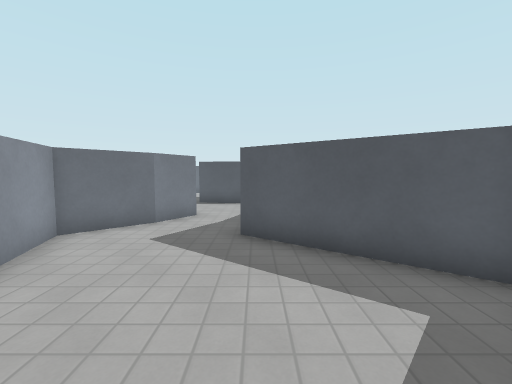
View 1 (above)

22 first-person views from a walk through a 3-D level made in the Godot game engine. The camera is 1.4 m above the floor, tilts 4° down and sees 90° across. The floor is counted in squares, 1 m on a side. Each view is taken from the middle of a square. On the plan, view 1 faces up. The plan holds only what a view shows up to about 13 squares ahead; the rest is blank. The place goes on beyond the plan. Characters and animated objects are not drawn. Surface patterns are stand-ins for the level's own textures.

View 2
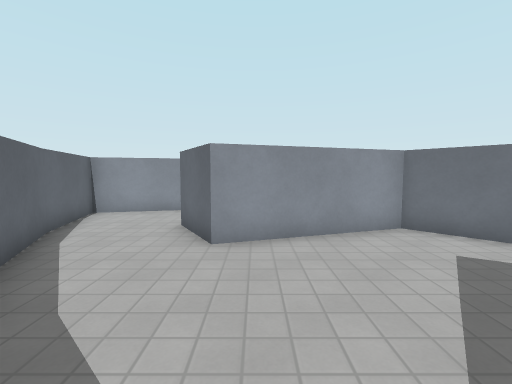

View 3
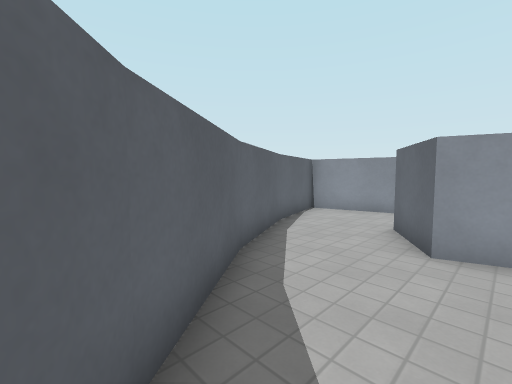

View 4
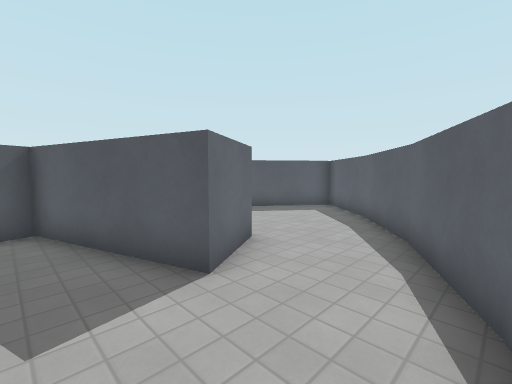

View 5
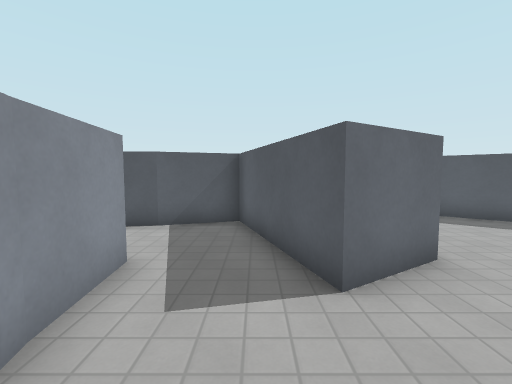

View 6
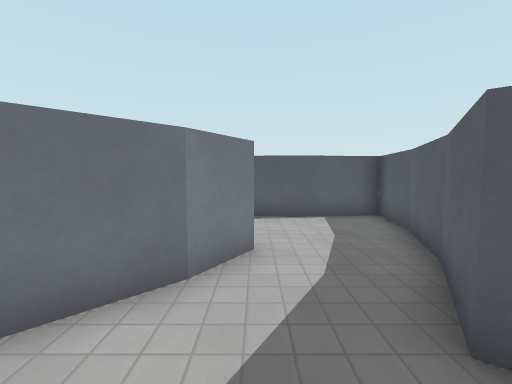

View 7
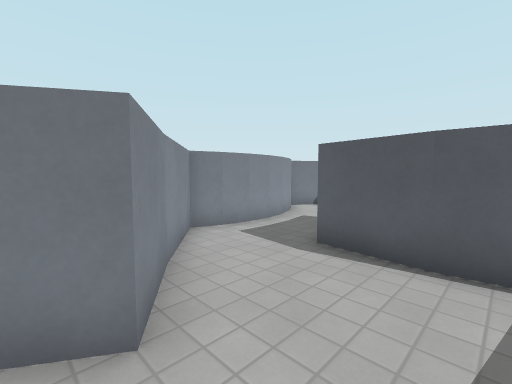

View 8
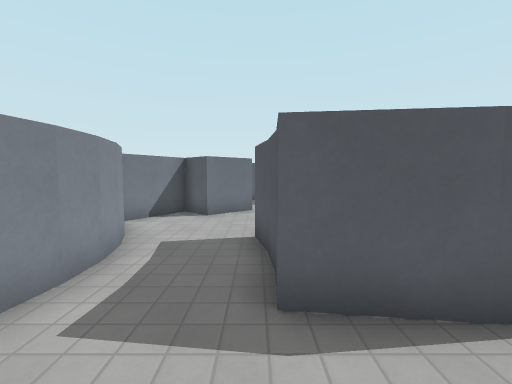

View 9
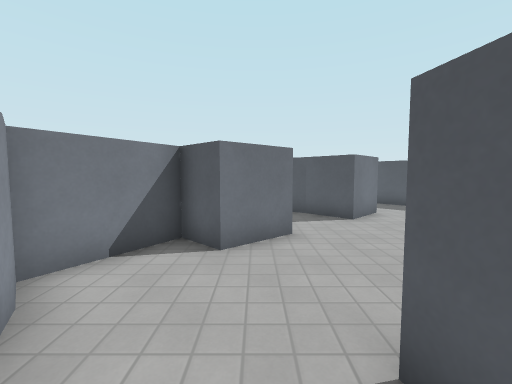

View 10
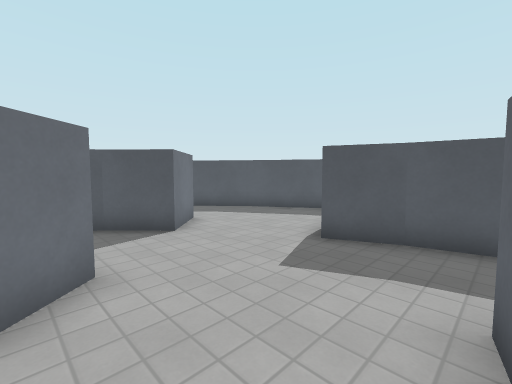

View 11
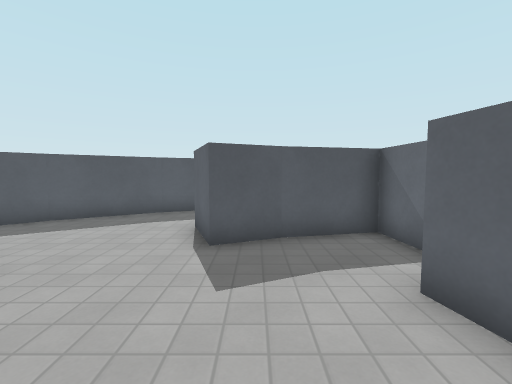

View 12
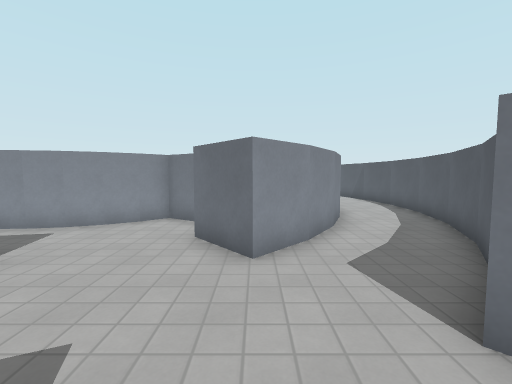

View 13
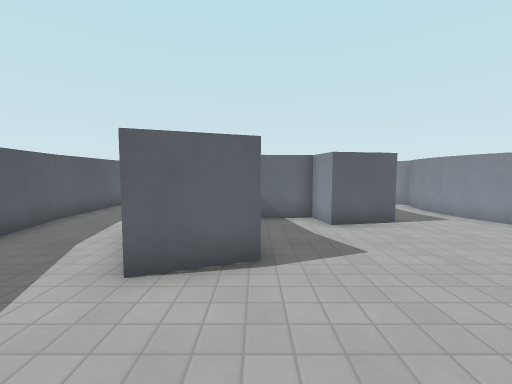

View 14
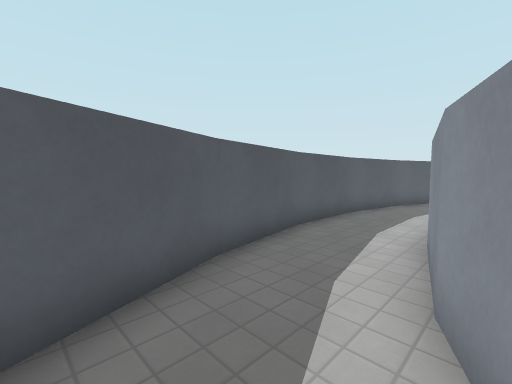

View 15
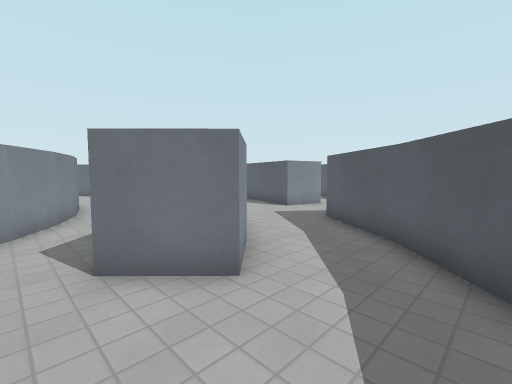

View 16
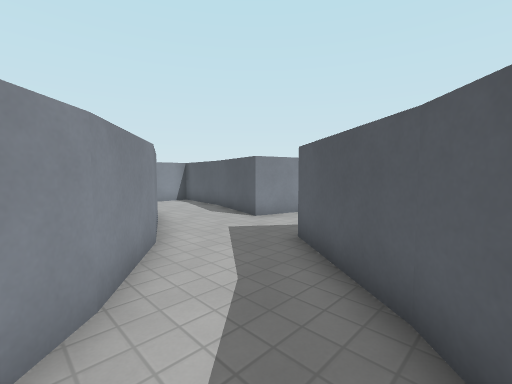

View 17
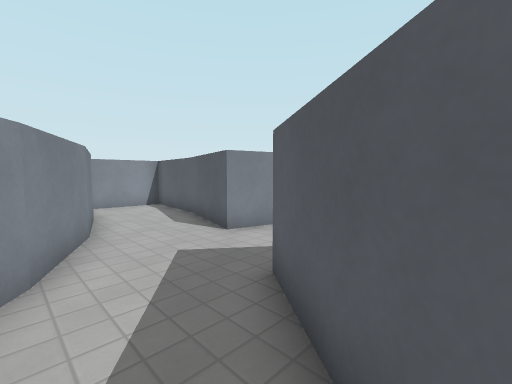

View 18
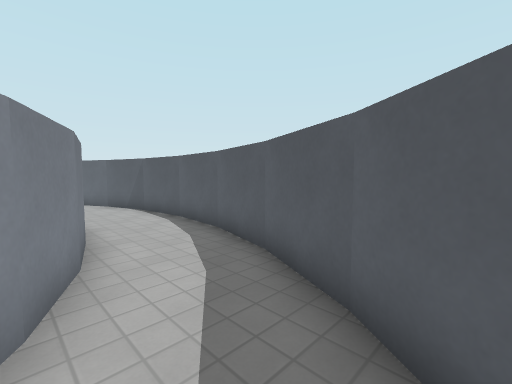

View 19
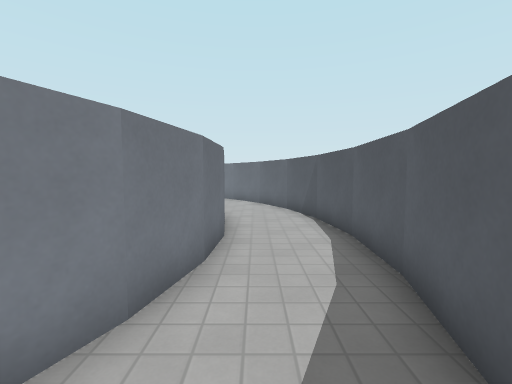

View 20
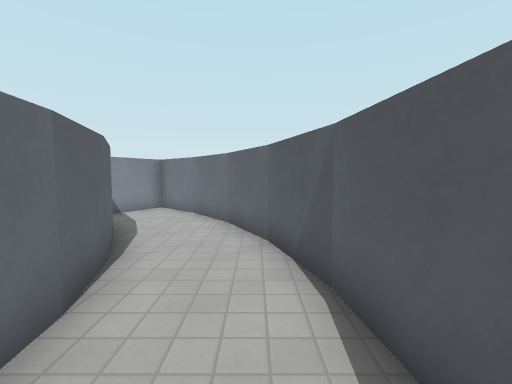

View 21
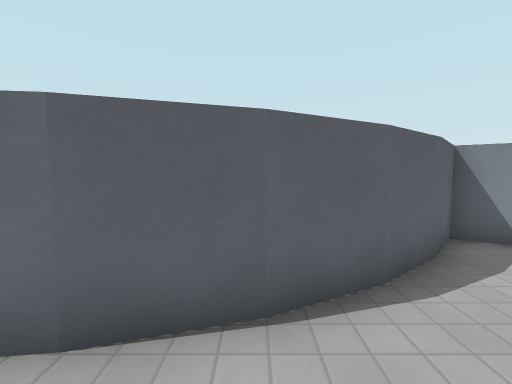

View 22
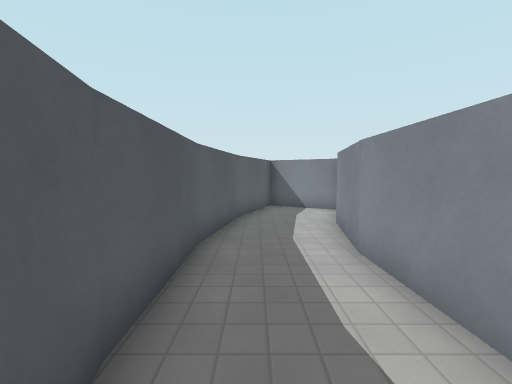

### Floor plan
Points are (right, up) in squares from view 1. A wall is a line through its corners. A room is listed if a view was taken in it or the views show most of it. See-through windows are left out.
Room 1 (views 1, 2, 3, 4, 5, 6, 7)
walls: (1.4, 0.4) (3.7, 2.9) (-0.4, 5.9) (0.9, 8); (-4.1, -3) (-1.1, -1.5) (1.6, 0.5); (-2.9, 7.4) (-4.5, 5.7) (-3, 1.1) (-5, -0.1) (-5.7, 2); (-8.1, 1.1) (-7.9, -1); (-7.9, -0.8) (-7.2, -3.9) (-4, -3); (-2, 8.7) (-2.9, 7.3)
ways out: opening at (-1, 8) to room 2; opening at (-7, 0.5)
Room 2 (views 8, 9, 10, 11)
walls: (-2.7, 13.5) (-2.8, 14.5) (-3, 15.7); (-0.7, 12.3) (-2.8, 12.6) (-2.7, 13.6); (-3.8, 9.8) (-2, 8.7); (-5.6, 12.4) (-5.9, 11.5) (-3.7, 9.8); (-5.4, 13.3) (-5.6, 12.3); (-5.7, 15.1) (-5.5, 14.1) (-5.5, 13.1); (-6.1, 15.9) (-5.7, 15); (1.8, 10.1) (2.2, 12.6) (-0.9, 12.3); (0.9, 7.9) (1.8, 10.2); (-6.6, 16.7) (-6, 15.7); (-4.6, 18.6) (-5.6, 19.6) (-7.1, 17.2) (-6.4, 16.5)
ways out: opening at (-1, 8) to room 1; opening at (-4, 17.5) to room 4
Room 3 (views 12, 13, 14, 15, 16, 17, 22)
walls: (0.9, 18.9) (2.8, 19.6); (2.9, 19.3) (3.5, 18); (3.5, 18.1) (4.1, 15.3); (3.7, 24.2) (1.4, 26.7); (-1, 24.7) (0.5, 23.2) (-1, 21.8); (5.4, 21.4) (3.6, 24.2); (1.5, 26.6) (-1.4, 28.7); (6.6, 18.3) (5.3, 21.5); (4.1, 15.2) (4.2, 12.4); (7.2, 15.1) (6.5, 18.5); (4.2, 12.5) (3.7, 9.7); (-5.6, 27.3) (-3.1, 26.2) (-0.9, 24.6); (-3.9, 30.5) (-4, 30) (-5.7, 30.5); (-8.1, 28) (-5.5, 27.3); (6.5, 8.6) (7.1, 11.9) (7.1, 15.2); (2.7, 7) (5.4, 5.6) (6.6, 8.7); (-10.7, 30.6) (-10.8, 28.5)
ways out: opening at (-0.5, 20.5) to room 4
Room 4 (view 18)
walls: (-1, 21.8) (-2.3, 23.2); (-4.4, 21.2) (-3.1, 19.9) (-4.6, 18.6); (-3, 15.7) (-1.1, 16.1) (-0.8, 14.8) (2.1, 15.1) (1.5, 17.5); (1.6, 17.4) (0.9, 18.9); (-2.1, 23.1) (-4.2, 24.5); (-5.8, 22.1) (-4.3, 21.1)
ways out: opening at (-4, 17.5) to room 2; opening at (-0.5, 20.5) to room 3; opening at (-4, 23) to room 5
Room 5 (view 19)
walls: (-7.4, 22.8) (-5.7, 22); (-4, 24.4) (-6.3, 25.5)
ways out: opening at (-4, 23) to room 4; opening at (-6, 24) to room 6
Room 6 (views 20, 21)
walls: (-10.7, 23.3) (-9, 23.2); (-13, 26) (-15.4, 25.2); (-12.5, 23.1) (-10.9, 23.3); (-9.1, 23.2) (-7.3, 22.7); (-8.4, 26) (-10.8, 26.2) (-13.1, 25.9); (-14.1, 22.6) (-12.3, 23.1); (-6.2, 25.5) (-8.5, 26)
ways out: opening at (-6, 24) to room 5; opening at (-15, 24) to room 8
Room 7 (no view inside)
walls: (-19.1, 22.8) (-20.6, 21.2); (-17.1, 20.7) (-15.6, 21.9); (-17.4, 24.2) (-19.2, 22.7); (-20.5, 20.9) (-18.2, 19.6) (-17, 20.8)
ways out: opening at (-17, 23) to room 8
Room 8 (no view inside)
walls: (-15.3, 25.3) (-17.4, 24.2); (-15.7, 21.8) (-14.1, 22.6)
ways out: opening at (-15, 24) to room 6; opening at (-17, 23) to room 7

Where each view was taken, in squares from view 1:
view 1: 0 up, 0 right, facing up
view 2: 2 up, 2 right, facing left
view 3: 2 up, 2 right, facing down-left
view 4: 3 down, 7 left, facing up-right
view 5: 3 down, 6 left, facing up
view 6: 4 up, 2 left, facing up
view 7: 8 up, 0 right, facing up-left
view 8: 10 up, 3 left, facing up
view 9: 14 up, 4 left, facing up
view 10: 16 up, 4 left, facing up-right
view 11: 18 up, 4 left, facing right
view 12: 20 up, 1 right, facing left
view 13: 23 up, 1 right, facing down
view 14: 21 up, 3 right, facing down-right
view 15: 21 up, 3 right, facing up-left
view 16: 24 up, 2 right, facing up-left
view 17: 26 up, 1 right, facing up-left
view 18: 22 up, 3 left, facing up-left
view 19: 24 up, 5 left, facing left
view 20: 25 up, 10 left, facing left
view 21: 25 up, 14 left, facing down
view 22: 17 up, 6 right, facing down
